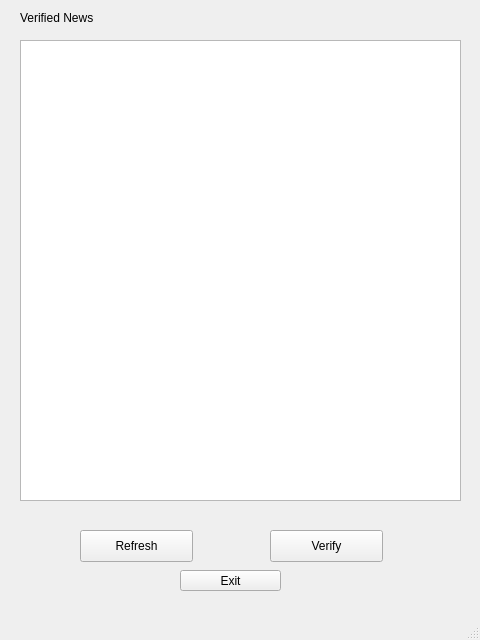
<?xml version="1.0" encoding="UTF-8"?>
<ui version="4.0">
 <class>NewsWindow</class>
 <widget class="QMainWindow" name="NewsWindow">
  <property name="geometry">
   <rect>
    <x>0</x>
    <y>0</y>
    <width>480</width>
    <height>640</height>
   </rect>
  </property>
  <property name="windowTitle">
   <string>MainWindow</string>
  </property>
  <widget class="QWidget" name="centralwidget">
   <widget class="QTextBrowser" name="newsList">
    <property name="geometry">
     <rect>
      <x>20</x>
      <y>40</y>
      <width>441</width>
      <height>461</height>
     </rect>
    </property>
   </widget>
   <widget class="QLabel" name="label">
    <property name="geometry">
     <rect>
      <x>20</x>
      <y>10</y>
      <width>141</width>
      <height>16</height>
     </rect>
    </property>
    <property name="text">
     <string>Verified News</string>
    </property>
   </widget>
   <widget class="QPushButton" name="refreshBtn">
    <property name="geometry">
     <rect>
      <x>80</x>
      <y>530</y>
      <width>113</width>
      <height>32</height>
     </rect>
    </property>
    <property name="text">
     <string>Refresh</string>
    </property>
   </widget>
   <widget class="QPushButton" name="verifyBtn">
    <property name="geometry">
     <rect>
      <x>270</x>
      <y>530</y>
      <width>113</width>
      <height>32</height>
     </rect>
    </property>
    <property name="text">
     <string>Verify</string>
    </property>
   </widget>
   <widget class="QPushButton" name="exitBtn">
    <property name="geometry">
     <rect>
      <x>180</x>
      <y>570</y>
      <width>101</width>
      <height>21</height>
     </rect>
    </property>
    <property name="text">
     <string>Exit</string>
    </property>
   </widget>
  </widget>
  <widget class="QStatusBar" name="statusbar"/>
 </widget>
 <resources/>
 <connections>
  <connection>
   <sender>exitBtn</sender>
   <signal>clicked()</signal>
   <receiver>NewsWindow</receiver>
   <slot>close()</slot>
   <hints>
    <hint type="sourcelabel">
     <x>230</x>
     <y>580</y>
    </hint>
    <hint type="destinationlabel">
     <x>239</x>
     <y>319</y>
    </hint>
   </hints>
  </connection>
 </connections>
</ui>
